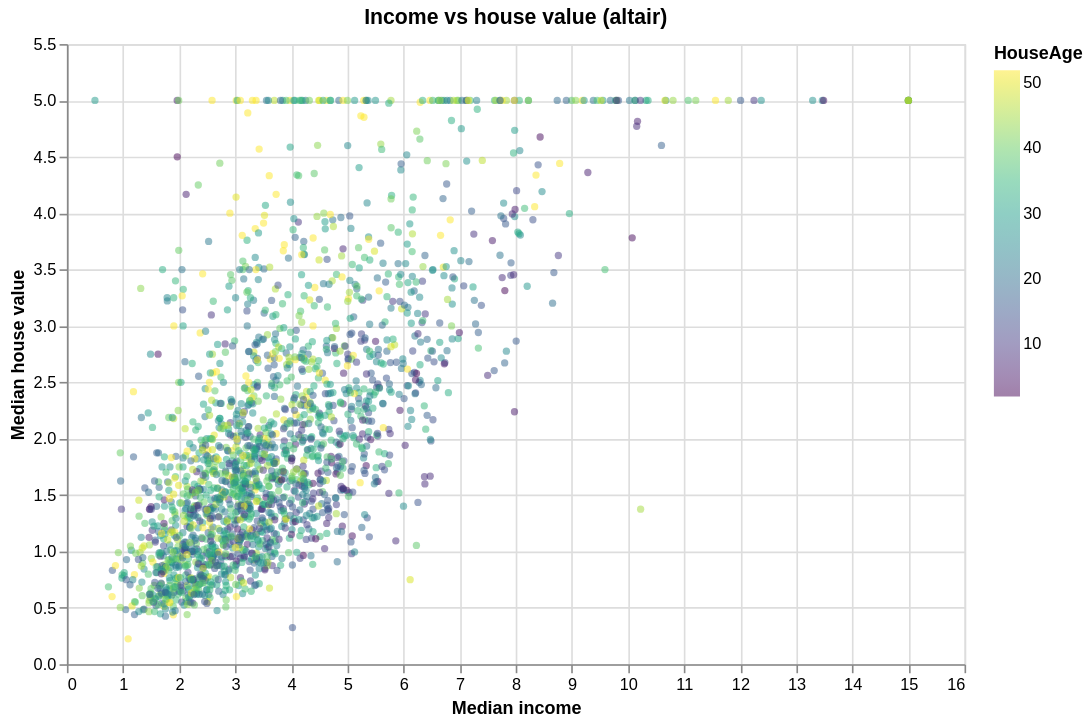

The code cell stored with this chart in its notebook:
### Markdown cell above
### altair

Declarative statistical visualisation based on Vega-Lite. Its API is a direct implementation of the *Grammar of Graphics* {cite}`wilkinson2005grammar`: you describe *what* to show (data, marks, encodings) and the library decides *how* to render it.

### Code cell
from fun_ds.data import load_california_housing

df = load_california_housing()

try:
    import altair as alt

    sample = df.sample(2000, random_state=0)
    chart = (
        alt.Chart(sample)
        .mark_circle(size=20, opacity=0.5)
        .encode(
            x=alt.X("MedInc:Q", title="Median income"),
            y=alt.Y("MedHouseVal:Q", title="Median house value"),
            color=alt.Color("HouseAge:Q", scale=alt.Scale(scheme="viridis")),
            tooltip=["MedInc", "MedHouseVal", "HouseAge", "AveRooms"],
        )
        .properties(width=550, height=380, title="Income vs house value (altair)")
    )
except ImportError:
    print(
        "altair is not installed. It is part of the course environment: run `pixi install`."
    )
    chart = None
chart  # the last expression in a cell is rendered by Jupyter

### Figure 1 — Vega-Lite specification as saved in the notebook (floating-point values rounded to 4 significant figures; data arrays with more than 128 entries replaced by an {"elided": "..."} marker saying what was removed)
{"config": {"view": {"continuousWidth": 300, "continuousHeight": 300}}, "data": {"name": "data-e4a0d11f1b7e8396424f29835f38a522"}, "mark": {"type": "circle", "opacity": 0.5, "size": 20}, "encoding": {"color": {"field": "HouseAge", "scale": {"scheme": "viridis"}, "type": "quantitative"}, "tooltip": [{"field": "MedInc", "type": "quantitative"}, {"field": "MedHouseVal", "type": "quantitative"}, {"field": "HouseAge", "type": "quantitative"}, {"field": "AveRooms", "type": "quantitative"}], "x": {"field": "MedInc", "title": "Median income", "type": "quantitative"}, "y": {"field": "MedHouseVal", "title": "Median house value", "type": "quantitative"}}, "height": 380, "title": "Income vs house value (altair)", "width": 550, "$schema": "https://vega.github.io/schema/vega-lite/v6.4.1.json", "datasets": {"data-e4a0d11f1b7e8396424f29835f38a522": {"elided": "2000 records"}}}
